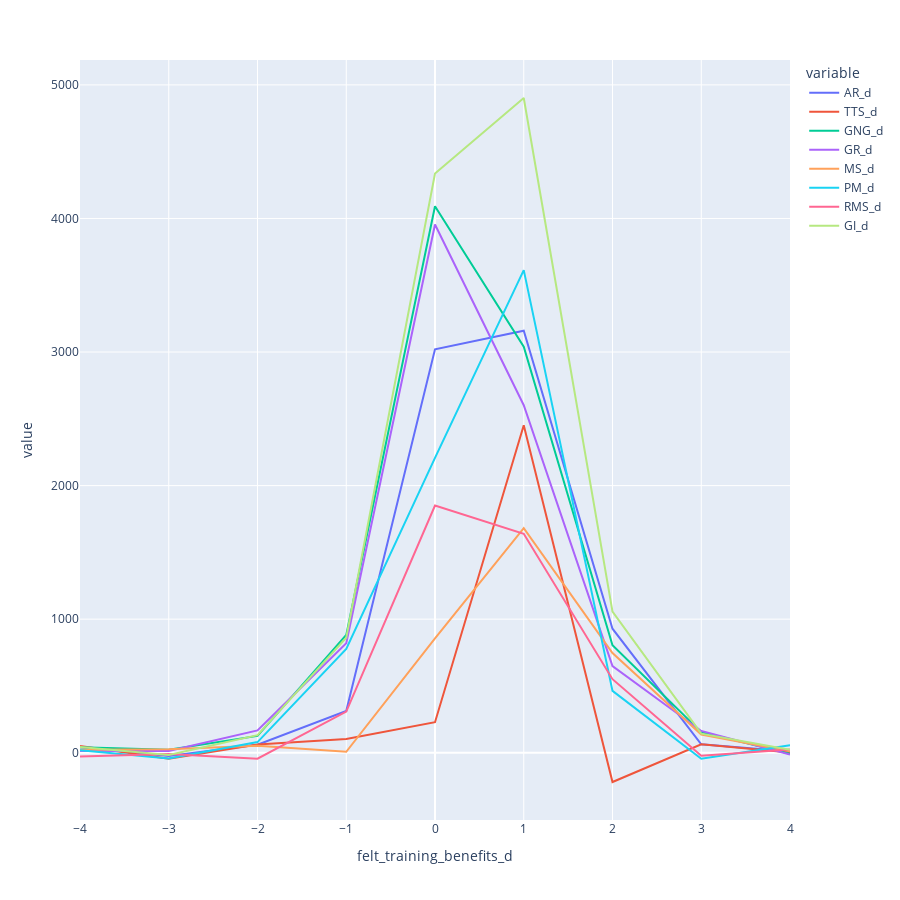

This figure's notebook cell:
### Markdown cell above
### __Plotting the relationship between change in test results with the change in the feeling of training benefits__

### Code cell
plot_felt_benefits_vs_o_performance(remove_nans_in_ftb(exclusions_df, 'felt_training_benefits_d'))

### Figure 1 — Plotly figure (JSON) as saved in the notebook; plotly's stock layout.template omitted (floating-point values rounded to 4 significant figures)
{"data": [{"connectgaps": true, "hovertemplate": "variable=AR_d<br>felt_training_benefits_d=%{x}<br>value=%{y}<extra></extra>", "legendgroup": "AR_d", "line": {"color": "#636efa", "dash": "solid"}, "marker": {"symbol": "circle"}, "mode": "lines", "name": "AR_d", "orientation": "v", "showlegend": true, "type": "scatter", "x": [-4, -3, -2, -1, 0, 1, 2, 3, 4], "xaxis": "x", "y": [40.82, -24.01, 60.02, 313.4, 3020.0, 3160.0, 928.5, 63.54, 9.881], "yaxis": "y"}, {"connectgaps": true, "hovertemplate": "variable=TTS_d<br>felt_training_benefits_d=%{x}<br>value=%{y}<extra></extra>", "legendgroup": "TTS_d", "line": {"color": "#EF553B", "dash": "solid"}, "marker": {"symbol": "circle"}, "mode": "lines", "name": "TTS_d", "orientation": "v", "showlegend": true, "type": "scatter", "x": [-4, -3, -2, -1, 0, 1, 2, 3, 4], "xaxis": "x", "y": [51.23, -45.68, 61.44, 102.5, 228.4, 2452.0, -219.1, 63.15, 1.914], "yaxis": "y"}, {"connectgaps": true, "hovertemplate": "variable=GNG_d<br>felt_training_benefits_d=%{x}<br>value=%{y}<extra></extra>", "legendgroup": "GNG_d", "line": {"color": "#00cc96", "dash": "solid"}, "marker": {"symbol": "circle"}, "mode": "lines", "name": "GNG_d", "orientation": "v", "showlegend": true, "type": "scatter", "x": [-4, -3, -2, -1, 0, 1, 2, 3, 4], "xaxis": "x", "y": [40.33, 22.09, 126.1, 881.6, 4091.0, 3040.0, 804.8, 154.1, -7.979], "yaxis": "y"}, {"connectgaps": true, "hovertemplate": "variable=GR_d<br>felt_training_benefits_d=%{x}<br>value=%{y}<extra></extra>", "legendgroup": "GR_d", "line": {"color": "#ab63fa", "dash": "solid"}, "marker": {"symbol": "circle"}, "mode": "lines", "name": "GR_d", "orientation": "v", "showlegend": true, "type": "scatter", "x": [-4, -3, -2, -1, 0, 1, 2, 3, 4], "xaxis": "x", "y": [12.74, 12.51, 167.5, 819.2, 3954.0, 2602.0, 649.2, 163.1, -14.16], "yaxis": "y"}, {"connectgaps": true, "hovertemplate": "variable=MS_d<br>felt_training_benefits_d=%{x}<br>value=%{y}<extra></extra>", "legendgroup": "MS_d", "line": {"color": "#FFA15A", "dash": "solid"}, "marker": {"symbol": "circle"}, "mode": "lines", "name": "MS_d", "orientation": "v", "showlegend": true, "type": "scatter", "x": [-4, -3, -2, -1, 0, 1, 2, 3, 4], "xaxis": "x", "y": [21.68, 26.77, 52.61, 7.119, 857.0, 1682.0, 746.1, 136.9, 10.43], "yaxis": "y"}, {"connectgaps": true, "hovertemplate": "variable=PM_d<br>felt_training_benefits_d=%{x}<br>value=%{y}<extra></extra>", "legendgroup": "PM_d", "line": {"color": "#19d3f3", "dash": "solid"}, "marker": {"symbol": "circle"}, "mode": "lines", "name": "PM_d", "orientation": "v", "showlegend": true, "type": "scatter", "x": [-4, -3, -2, -1, 0, 1, 2, 3, 4], "xaxis": "x", "y": [19.28, -42.4, 79.66, 776.5, 2208.0, 3613.0, 462.9, -45.22, 56.99], "yaxis": "y"}, {"connectgaps": true, "hovertemplate": "variable=RMS_d<br>felt_training_benefits_d=%{x}<br>value=%{y}<extra></extra>", "legendgroup": "RMS_d", "line": {"color": "#FF6692", "dash": "solid"}, "marker": {"symbol": "circle"}, "mode": "lines", "name": "RMS_d", "orientation": "v", "showlegend": true, "type": "scatter", "x": [-4, -3, -2, -1, 0, 1, 2, 3, 4], "xaxis": "x", "y": [-27.29, -9.73, -44.55, 308.2, 1851.0, 1639.0, 550.5, -22.3, 24.82], "yaxis": "y"}, {"connectgaps": true, "hovertemplate": "variable=GI_d<br>felt_training_benefits_d=%{x}<br>value=%{y}<extra></extra>", "legendgroup": "GI_d", "line": {"color": "#B6E880", "dash": "solid"}, "marker": {"symbol": "circle"}, "mode": "lines", "name": "GI_d", "orientation": "v", "showlegend": true, "type": "scatter", "x": [-4, -3, -2, -1, 0, 1, 2, 3, 4], "xaxis": "x", "y": [42.6, -16.42, 131.3, 860.6, 4336.0, 4902.0, 1056.0, 142.6, 21.82], "yaxis": "y"}], "layout": {"height": 900, "legend": {"title": {"text": "variable"}, "tracegroupgap": 0}, "margin": {"t": 60}, "width": 900, "xaxis": {"anchor": "y", "domain": [0, 1], "title": {"text": "felt_training_benefits_d"}}, "yaxis": {"anchor": "x", "domain": [0, 1], "title": {"text": "value"}}}}
